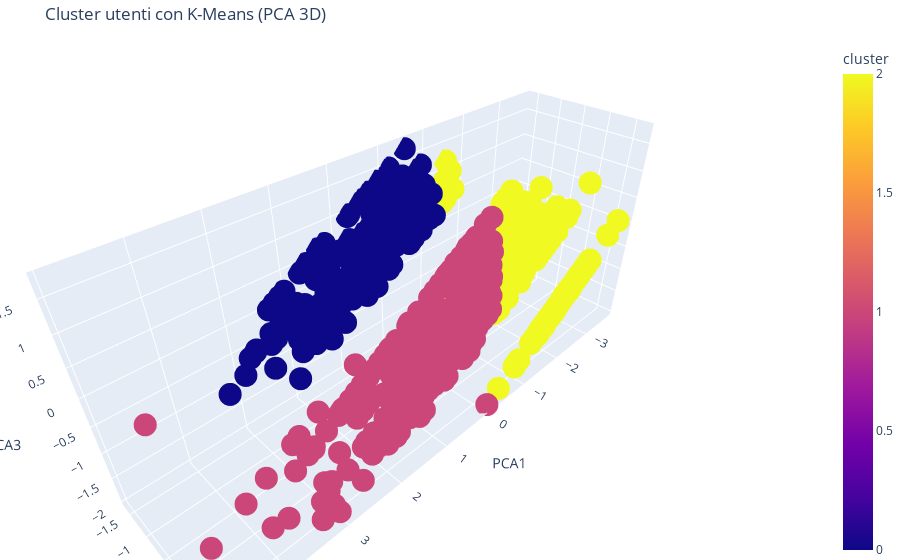

Notebook source saved alongside this figure:
### Code cell
import plotly.express as px

fig = px.scatter_3d(
    user,
    x='PCA1',
    y='PCA2',
    z='PCA3',
    color='cluster',
    title='Cluster utenti con K-Means (PCA 3D)',
    labels={'PCA1': 'PCA1', 'PCA2': 'PCA2', 'PCA3': 'PCA3'}
)

fig.update_layout(
    margin=dict(l=0, r=0, b=0, t=40),
    legend_title_text='Cluster'
)

fig.show()

### Figure 1 — Plotly figure (JSON) as saved in the notebook; plotly's stock layout.template omitted (floating-point values rounded to 4 significant figures; data arrays with more than 128 entries replaced by an {"elided": "..."} marker saying what was removed)
{"data": [{"hovertemplate": "PCA1=%{x}<br>PCA2=%{y}<br>PCA3=%{z}<br>cluster=%{marker.color}<extra></extra>", "legendgroup": "", "marker": {"color": {"elided": "943 int values"}, "coloraxis": "coloraxis", "symbol": "circle"}, "mode": "markers", "name": "", "scene": "scene", "showlegend": false, "type": "scatter3d", "x": {"elided": "943 float values"}, "y": {"elided": "943 float values"}, "z": {"elided": "943 float values"}}], "layout": {"coloraxis": {"colorbar": {"title": {"text": "cluster"}}, "colorscale": [[0, "#0d0887"], [0.1111, "#46039f"], [0.2222, "#7201a8"], [0.3333, "#9c179e"], [0.4444, "#bd3786"], [0.5556, "#d8576b"], [0.6667, "#ed7953"], [0.7778, "#fb9f3a"], [0.8889, "#fdca26"], [1, "#f0f921"]]}, "legend": {"title": {"text": "Cluster"}, "tracegroupgap": 0}, "margin": {"b": 0, "l": 0, "r": 0, "t": 40}, "scene": {"domain": {"x": [0, 1], "y": [0, 1]}, "xaxis": {"title": {"text": "PCA1"}}, "yaxis": {"title": {"text": "PCA2"}}, "zaxis": {"title": {"text": "PCA3"}}}, "title": {"text": "Cluster utenti con K-Means (PCA 3D)"}}}
